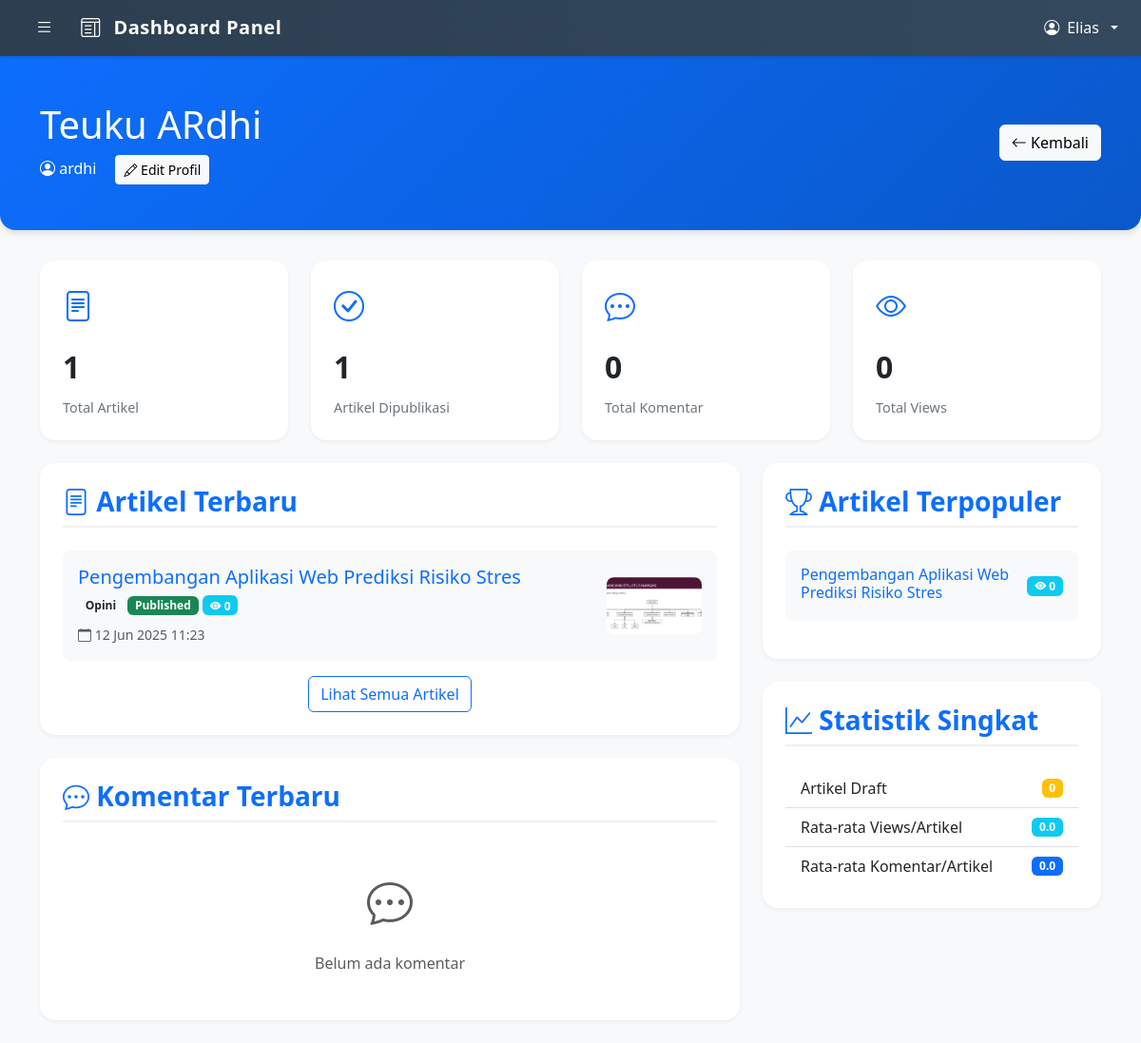
The page /bloging/dashboard/admin/user_detail.php?id=17 (signed in) on the database as committed earlier.
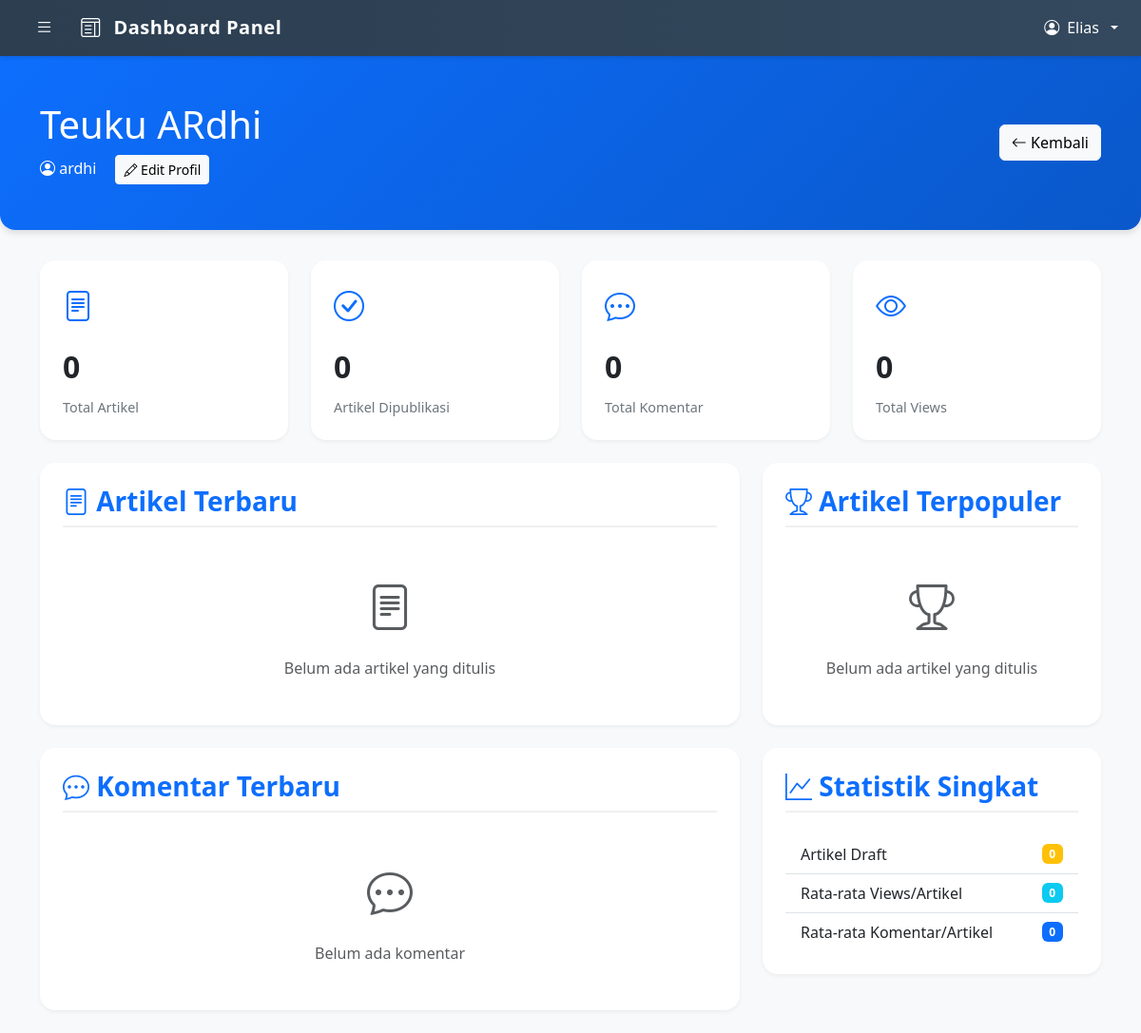
The same page on the database as committed later.
### tables this page shows
CREATE TABLE IF NOT EXISTS `blogs` (
  `id` int NOT NULL AUTO_INCREMENT,
  `title` varchar(255) NOT NULL,
  `content` text NOT NULL,
  `image` varchar(255) DEFAULT NULL,
  `created_at` timestamp NULL DEFAULT CURRENT_TIMESTAMP,
  `category_id` int DEFAULT NULL,
  `author_id` int DEFAULT NULL,
  `author_type` enum('admin','user') DEFAULT NULL,
  `status` enum('draft','published') DEFAULT 'draft',
  `views` int NOT NULL DEFAULT '0',
  `slug` varchar(191) DEFAULT NULL,
  PRIMARY KEY (`id`),
  UNIQUE KEY `slug` (`slug`)
);

CREATE TABLE IF NOT EXISTS `category` (
  `id` int NOT NULL AUTO_INCREMENT,
  `category` varchar(127) NOT NULL,
  `parent_id` int DEFAULT NULL,
  PRIMARY KEY (`id`),
  KEY `parent_id` (`parent_id`)
);

### bloging/dashboard/admin/user_detail.php (the view, shortened to what the changed rows need)
<?php
include '../../config.php';
$user_id = isset($_GET['id']) ? (int)$_GET['id'] : $_SESSION['author_id'];
$is_admin = isset($_SESSION['author_type']) && $_SESSION['author_type'] === 'admin';
$user_query = $conn->prepare("SELECT * FROM users WHERE id = ?");
$user_query->bind_param("i", $user_id);
$user_query->execute();
$user = $user_query->get_result()->fetch_assoc();
$stats_query = "
    SELECT
        (SELECT COUNT(*) FROM blogs WHERE author_id = ? AND author_type = 'user') as total_articles,
        (SELECT COUNT(*) FROM blogs WHERE author_id = ? AND author_type = 'user' AND status = 'published') as published_articles,
        (SELECT COUNT(*) FROM blogs WHERE author_id = ? AND author_type = 'user' AND status = 'draft') as draft_articles,
        (SELECT COUNT(*) FROM comment WHERE user_id = ?) as total_comments,
        (SELECT SUM(views) FROM blogs WHERE author_id = ? AND author_type = 'user') as total_views
";
$stats_stmt = $conn->prepare($stats_query);
$stats_stmt->bind_param("iiiii", $user_id, $user_id, $user_id, $user_id, $user_id);
$stats_stmt->execute();
$stats = $stats_stmt->get_result()->fetch_assoc();
$articles_query = "
    SELECT b.*, c.category as category_name
    FROM blogs b
    LEFT JOIN category c ON b.category_id = c.id
    WHERE b.author_id = ? AND b.author_type = 'user'
    ORDER BY b.created_at DESC
    LIMIT 5
";
$articles_stmt = $conn->prepare($articles_query);
$articles_stmt->bind_param("i", $user_id);
$articles_stmt->execute();
$recent_articles = $articles_stmt->get_result();
$top_articles_query = "
    SELECT b.*, c.category as category_name
    FROM blogs b
    LEFT JOIN category c ON b.category_id = c.id
    WHERE b.author_id = ? AND b.author_type = 'user'
    ORDER BY b.views DESC
    LIMIT 3
";
$top_articles_stmt = $conn->prepare($top_articles_query);
$top_articles_stmt->bind_param("i", $user_id);
$top_articles_stmt->execute();
$top_articles = $top_articles_stmt->get_result();
?>
<!DOCTYPE html>
<html lang="id">
<head>
    <link href="https://cdn.jsdelivr.net/npm/bootstrap@5.3.0/dist/css/bootstrap.min.css" rel="stylesheet">
    <link href="https://cdn.jsdelivr.net/npm/bootstrap-icons@1.10.5/font/bootstrap-icons.css" rel="stylesheet">
</head>
<body class="bg-light">
    <?php include '../components/navbar.php'; ?>
    <?php if ($is_admin) include '../components/sidebar.php'; ?>
    <div class="profile-header">
        <div class="container">
            <div class="row align-items-center">
                <div class="col-md-8">
                    <h1 class="mb-2"><?= htmlspecialchars($user['fname']) ?></h1>
                </div>
            </div>
        </div>
    </div>
    <div class="container">
        <div class="row g-4 mb-4">
            <div class="col-md-3">
                <div class="stats-card">
                    <div class="stats-icon">
                        <i class="bi bi-file-text"></i>
                    </div>
                    <div class="stats-number"><?= number_format($stats['total_articles']) ?></div>
                    <div class="stats-label">Total Artikel</div>
                </div>
            </div>
            <div class="col-md-3">
                <div class="stats-card">
                    <div class="stats-icon">
                        <i class="bi bi-check-circle"></i>
                    </div>
                    <div class="stats-number"><?= number_format($stats['published_articles']) ?></div>
                    <div class="stats-label">Artikel Dipublikasi</div>
                </div>
            </div>
        </div>
        <div class="row">
            <div class="col-md-8">
                <div class="content-card">
                    <?php if ($recent_articles->num_rows > 0): ?>
                        <?php while ($article = $recent_articles->fetch_assoc()): ?>
                            <div class="article-item">
                                <div class="d-flex justify-content-between align-items-center">
                                    <div>
                                        <h5 class="mb-1">
                                            <a href="../../../<?= htmlspecialchars($article['slug']) ?>" class="text-decoration-none">
                                                <?= htmlspecialchars(strip_tags($article['title'])) ?>
                                            </a>
                                        </h5>
                                        <div class="mb-2">
                                            <span class="badge bg-light text-dark">
                                                <?= htmlspecialchars($article['category_name']) ?>
                                            </span>
                                            <span class="badge bg-<?= $article['status'] === 'published' ? 'success' : 'warning' ?>">
                                                <?= ucfirst($article['status']) ?>
                                            </span>
                                            <span class="badge bg-info">
                                                <i class="bi bi-eye-fill"></i> <?= number_format($article['views']) ?>
                                            </span>
                                        </div>
                                        <small class="text-muted">
                                            <i class="bi bi-calendar"></i> <?= date('d M Y H:i', strtotime($article['created_at'])) ?>
                                        </small>
                                    </div>
                                    <?php if (!empty($article['image'])): ?>
                                        <div class="thumbnail-container ms-3">
                                            <img src="../../uploads/<?= basename($article['image']) ?>" alt="Thumbnail">
                                        </div>
                                    <?php endif; ?>
                                </div>
                            </div>
                        <?php endwhile; ?>
                        <div class="text-center mt-3">
                            <a href="<?= $is_admin ? '../../blogs_management.php' : '../blog_management.php' ?>" class="btn btn-outline-primary">
                                Lihat Semua Artikel
                            </a>
                        </div>
                    <?php else: ?>
                        <div class="text-center text-muted py-4">
                            <i class="bi bi-file-text" style="font-size: 3rem;"></i>
                            <div class="mt-3">Belum ada artikel yang ditulis</div>
                        </div>
                    <?php endif; ?>
                </div>
            </div>
            <div class="col-md-4">
                <div class="content-card">
                    <?php if ($top_articles->num_rows > 0): ?>
                        <?php while ($article = $top_articles->fetch_assoc()): ?>
                            <div class="article-item">
                                <div class="d-flex justify-content-between align-items-center">
                                    <h6 class="mb-1">
                                        <a href="../../../<?= htmlspecialchars($article['slug']) ?>" class="text-decoration-none">
                                            <?= htmlspecialchars(strip_tags($article['title'])) ?>
                                        </a>
                                    </h6>
                                    <span class="badge bg-info">
                                        <i class="bi bi-eye-fill"></i> <?= number_format($article['views']) ?>
                                    </span>
                                </div>
                            </div>
                        <?php endwhile; ?>
                    <?php else: ?>
                        <div class="text-center text-muted py-4">
                            <i class="bi bi-trophy" style="font-size: 3rem;"></i>
                            <div class="mt-3">Belum ada artikel yang ditulis</div>
                        </div>
                    <?php endif; ?>
                </div>
                <div class="content-card">
                    <div class="list-group list-group-flush">
                        <div class="list-group-item d-flex justify-content-between align-items-center">
                            <span>Rata-rata Views/Artikel</span>
                            <span class="badge bg-info">
                                <?= $stats['total_articles'] > 0
                                    ? number_format($stats['total_views'] / $stats['total_articles'], 1)
                                    : 0 ?>
                            </span>
                        </div>
                        <div class="list-group-item d-flex justify-content-between align-items-center">
                            <span>Rata-rata Komentar/Artikel</span>
                            <span class="badge bg-primary">
                                <?= $stats['total_articles'] > 0
                                    ? number_format($stats['total_comments'] / $stats['total_articles'], 1)
                                    : 0 ?>
                            </span>
                        </div>
                    </div>
                </div>
            </div>
        </div>
    </div>
</body>
</html>

Rows that differ between the two databases and show on the page:
removed blogs: title "Pengembangan Aplikasi Web Prediksi Risiko Stres", category.category "Opini", status "Published", views "0", created_at "12 Jun 2025 11:23", image (picture)
Other text that changed with them:
$stats['total_articles']: "1" → "0"
$stats['published_articles']: "1" → "0"
$stats['total_views'] / $stats['total_articles']: "0.0" → (not shown)
$stats['total_comments'] / $stats['total_articles']: "0.0" → (not shown)
text no longer shown: "Lihat Semua Artikel"
text now shown: "Belum ada artikel yang ditulis Belum ada artikel yang ditulis 0 0"
